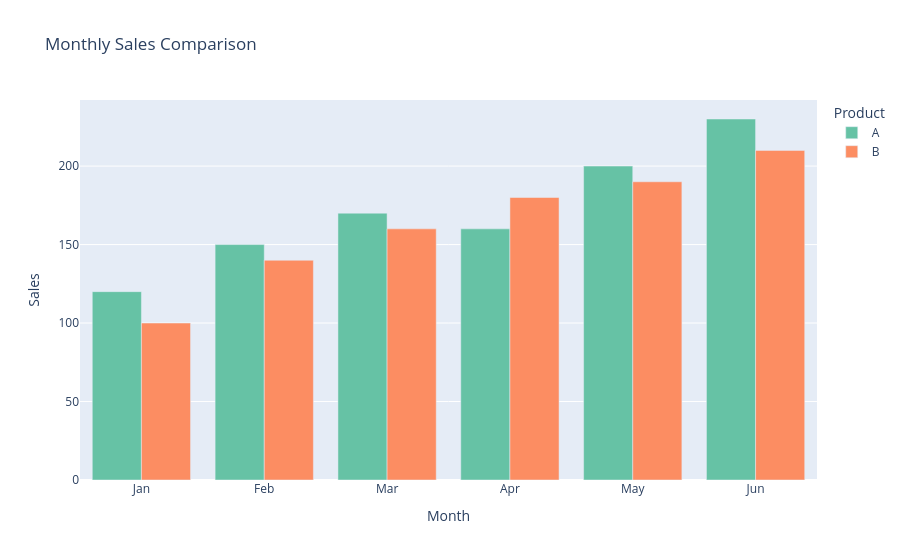

This figure's notebook cell:
### Markdown cell above
#### Plotly

### Code cell
import plotly.express as px
import pandas as pd

# Sample Data
df = pd.DataFrame({
    "Month": ["Jan","Jan","Feb","Feb","Mar","Mar",
              "Apr","Apr","May","May","Jun","Jun"],
    "Product": ["A","B"]*6,
    "Sales": [120,100,150,140,170,160,160,180,200,190,230,210]
})

fig = px.bar(
    df,
    x="Month",
    y="Sales",
    color="Product",
    barmode="group",
    title="Monthly Sales Comparison",
    color_discrete_sequence=px.colors.qualitative.Set2
)

fig.show()

### Figure 1 — Plotly figure (JSON) as saved in the notebook; plotly's stock layout.template omitted (floating-point values rounded to 4 significant figures)
{"data": [{"alignmentgroup": "True", "hovertemplate": "Product=A<br>Month=%{x}<br>Sales=%{y}<extra></extra>", "legendgroup": "A", "marker": {"color": "rgb(102,194,165)", "pattern": {"shape": ""}}, "name": "A", "offsetgroup": "A", "orientation": "v", "showlegend": true, "textposition": "auto", "type": "bar", "x": ["Jan", "Feb", "Mar", "Apr", "May", "Jun"], "xaxis": "x", "y": [120, 150, 170, 160, 200, 230], "yaxis": "y"}, {"alignmentgroup": "True", "hovertemplate": "Product=B<br>Month=%{x}<br>Sales=%{y}<extra></extra>", "legendgroup": "B", "marker": {"color": "rgb(252,141,98)", "pattern": {"shape": ""}}, "name": "B", "offsetgroup": "B", "orientation": "v", "showlegend": true, "textposition": "auto", "type": "bar", "x": ["Jan", "Feb", "Mar", "Apr", "May", "Jun"], "xaxis": "x", "y": [100, 140, 160, 180, 190, 210], "yaxis": "y"}], "layout": {"barmode": "group", "legend": {"title": {"text": "Product"}, "tracegroupgap": 0}, "title": {"text": "Monthly Sales Comparison"}, "xaxis": {"anchor": "y", "domain": [0, 1], "title": {"text": "Month"}}, "yaxis": {"anchor": "x", "domain": [0, 1], "title": {"text": "Sales"}}}}
